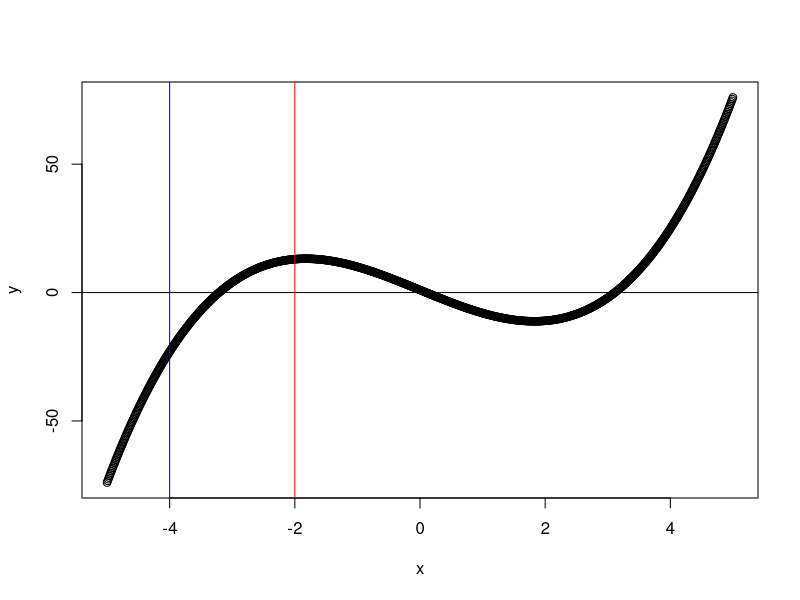
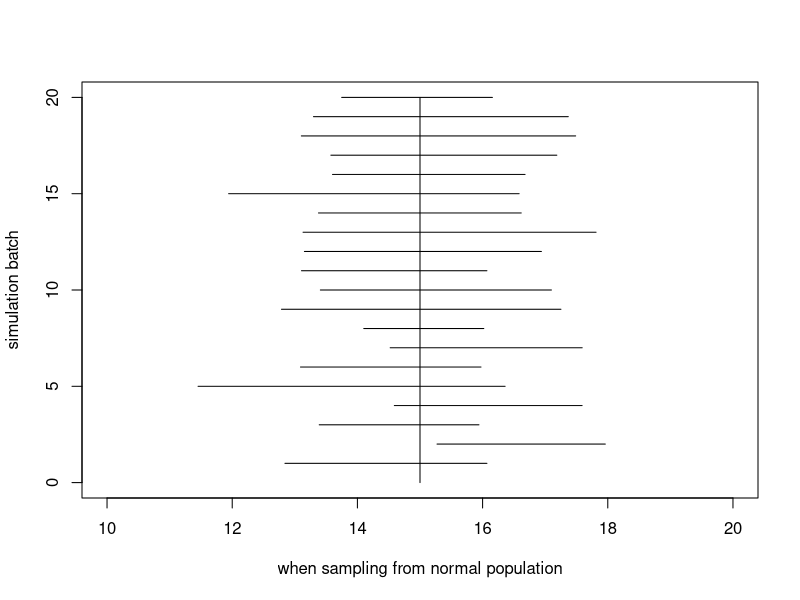
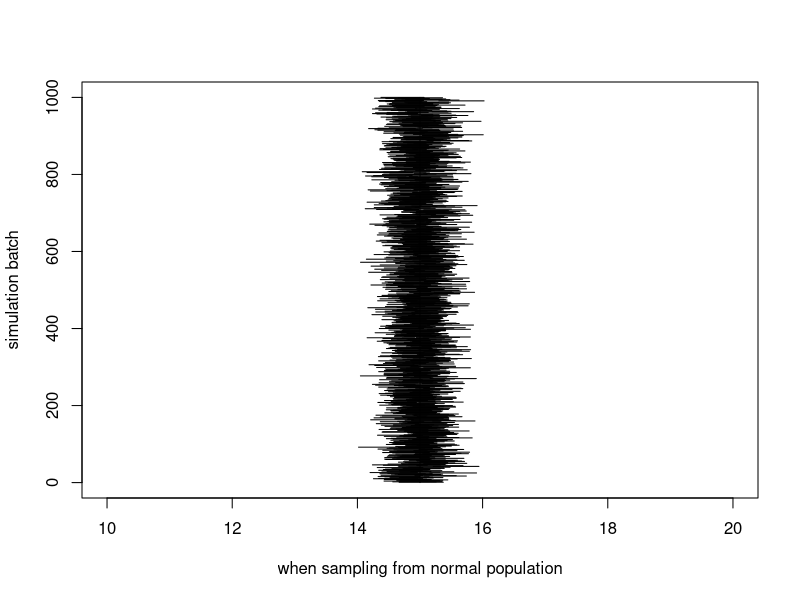

Source code (R) for these figures, in order:
## ---- chunk 1
cpl=function(nb, usd){
  ppb = nb/usd
  vpb = 0.75*0.473
  usdpl = vpb/ppb
  cadpl= usdpl * 1.28
  return(cadpl) 
}
## ---- chunk 2

cpl(12,14.73)

## ---- chunk 3
x = seq(-5, 5, by = 0.01)
expand.grid(x)

y <- vector(length=length(x))

for (i in 1:length(x)) {
  y[i] = x[i]^3 - 10*x[i] + 1

}

expand.grid(y)

## ---- chunk 4

plot(x,y)
abline(h=0)
abline(v=-2, col='red')
abline(v=-4, col='blue')

## ---- chunk 5

findroot=function(p,q,a,b){
  fa = (a)^3+p*(a)+q
  fb = (b)^3+p*(b)+q
  num = fa*fb
  
  if(num < 0) {
    cat("There is a zero or root inside the interval [",a,",",b,"]\n")
  }
  return((fa+fb)/2) 
}

## ---- chunk 6
findroot(-10,1,-4,-2)
## ---- chunk 7
findroot(-10,1,-3.25,-3.125)
## ---- chunk 8
qt(.975,11)
## ---- chunk 9
# write your function
conf = function(x,a=0.05) {
    n= length(x)
    y = vector(length=2)
   
  meanResult = mean(x)
   stdDev = sd(x)
   
   tnx <- qt(1-a/2,n-1)
   print(tnx)
   
   y[1]<-meanResult - tnx*stdDev/sqrt(n)
   y[2]<-meanResult + tnx*stdDev/sqrt(n)
   
   return(y)
}
## ---- chunk 10
set.seed(222)
data=rnorm(25,mean=2.5,sd=.45)

## ---- chunk 11
1+c(-1,1)*.25
## ---- chunk 12
# apply your function to the data sample 'data'

conf(data,0.02)
## ---- chunk 13
t.test(data,conf.level=.98)
## ---- chunk 14
slope = function(x, h = 1.e-6){
   quotient = (exp(x+h) - exp(x-h))/(2*h)
   return(quotient)
}

# call function to find slope
slope(1)

# test function
x=1
deriv(exp(x), 'x')

## ---- chunk 15
test=function(x,a,f){
 output=f(x+a)+f(x-a)
 return(output)
}
test(0,2,exp) # this will calculate exp(0+2)+exp(0-2)
test(20,5,log) # this will calculate log(20+5)+log(20-5)
test(0,1,sin) # this will calculate sin(0+1)+sin(0-1)

## ---- chunk 16
# implement your 'slopef' function here
slopef = function(x,f, h  = 1e-06) {
  output=(f(x+h)-f(x-h))/(2*h)
  return(output)
}

## ---- chunk 17

slopef(pi/4,sin)
slopef(3,log)
slopef(2,exp)

## ---- chunk 18

cos(pi/4)
1/3
exp(2)

## ---- chunk 19

Nbatch=20  
plot(0,0,xlim=c(10,20),ylim=c(0,Nbatch),type="n",  ylab="simulation batch", xlab="when sampling from normal population")

 
 n=10       
 truemean=15; 
 truesd=3; 
 
 alpha=.1 
 
 cover=0  

for (i in 1:Nbatch) { 
  
   data=rnorm(n,truemean,truesd) 
   estmean = mean(data)
   estsd   =   sd(data)

   tnx <- qt(1-alpha/2,n-1)
   
   tint=estmean + c(-1,1)*tnx*estsd/sqrt(n)
   
   count1=ifelse(tint[1]<truemean&&truemean<tint[2],1,0)
   
   cover=cover+count1
   
   lines(tint,c(i,i)) 
   
 }
 
lines(c(truemean,truemean),c(0,Nbatch)) 

 empirical=cover/Nbatch 
  

## ---- chunk 20
 print(paste("empirical coverage is ",100*empirical,"%"))
 
## ---- chunk 21
# copy your code above, but replace n=20 by n=200 
# and rerun the code
# print the new estimation of the empirical coverage

Nbatch=1000  
plot(0,0,xlim=c(10,20),ylim=c(0,Nbatch),type="n",  ylab="simulation batch", xlab="when sampling from normal population")
 
 n=200     
 
 truemean=15; 
 truesd=3; 
 
 alpha=.1
 
 cover=0   

for (i in 1:Nbatch){ 
  
   data=rnorm(n,truemean,truesd) 

   estmean = mean(data)
   estsd   =   sd(data)

   tnx <- qt(1-alpha/2,n-1)
   
   tint=estmean + c(-1,1)*tnx*estsd/sqrt(n)
   
   count1=ifelse(tint[1]<truemean&&truemean<tint[2],1,0)
   
   cover=cover+count1 
   
   lines(tint,c(i,i))
   
 } 


lines(c(truemean,truemean),c(0,Nbatch)) 

    empirical=cover/Nbatch 
    
 print(paste("empirical coverage is ",100*empirical,"%"))

